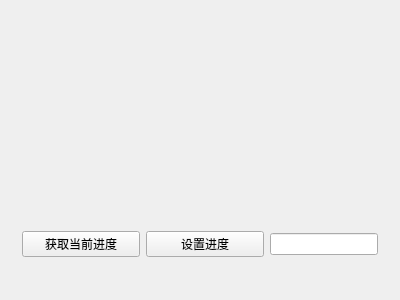
<?xml version="1.0" encoding="UTF-8"?>
<ui version="4.0">
 <class>Widget</class>
 <widget class="QWidget" name="Widget">
  <property name="geometry">
   <rect>
    <x>0</x>
    <y>0</y>
    <width>400</width>
    <height>300</height>
   </rect>
  </property>
  <property name="windowTitle">
   <string>Widget</string>
  </property>
  <layout class="QVBoxLayout" name="verticalLayout">
   <item>
    <widget class="Form" name="widget_2" native="true"/>
   </item>
   <item>
    <widget class="Form" name="widget" native="true"/>
   </item>
   <item>
    <widget class="QWidget" name="widget_3" native="true">
     <layout class="QHBoxLayout" name="horizontalLayout">
      <item>
       <widget class="QPushButton" name="pushButton">
        <property name="text">
         <string>获取当前进度</string>
        </property>
       </widget>
      </item>
      <item>
       <widget class="QPushButton" name="pushButton_2">
        <property name="text">
         <string>设置进度</string>
        </property>
       </widget>
      </item>
      <item>
       <widget class="QLineEdit" name="lineEdit">
        <property name="sizePolicy">
         <sizepolicy hsizetype="Fixed" vsizetype="Fixed">
          <horstretch>0</horstretch>
          <verstretch>0</verstretch>
         </sizepolicy>
        </property>
       </widget>
      </item>
     </layout>
    </widget>
   </item>
  </layout>
 </widget>
 <layoutdefault spacing="6" margin="11"/>
 <customwidgets>
  <customwidget>
   <class>Form</class>
   <extends>QWidget</extends>
   <header location="global">form.h</header>
   <container>1</container>
  </customwidget>
 </customwidgets>
 <resources/>
 <connections/>
</ui>
